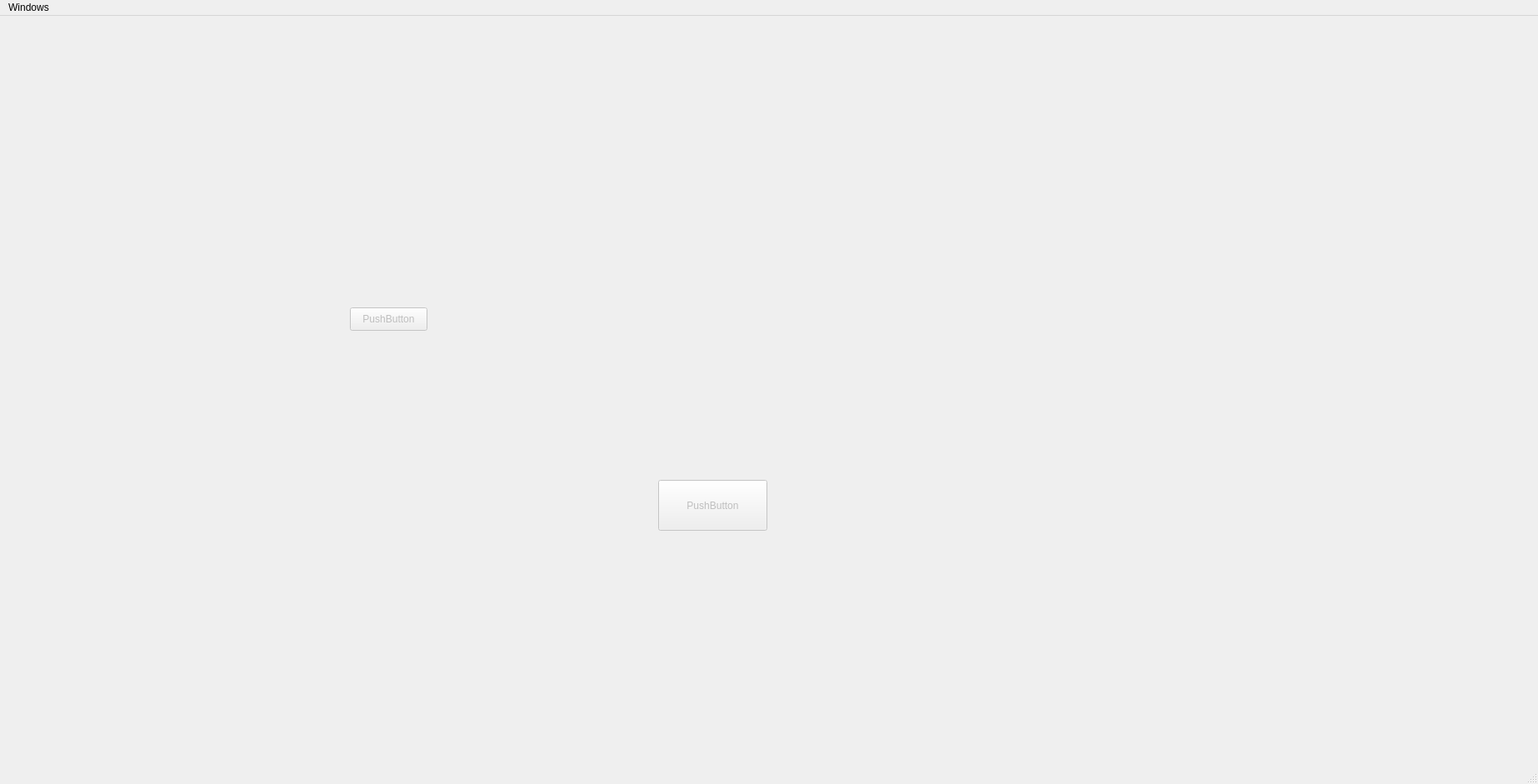
<?xml version="1.0" encoding="UTF-8"?>
<ui version="4.0">
 <class>MainWindow</class>
 <widget class="QMainWindow" name="MainWindow">
  <property name="geometry">
   <rect>
    <x>0</x>
    <y>0</y>
    <width>1846</width>
    <height>941</height>
   </rect>
  </property>
  <property name="windowTitle">
   <string>MainWindow</string>
  </property>
  <widget class="QWidget" name="centralwidget">
   <property name="enabled">
    <bool>false</bool>
   </property>
   <widget class="QPushButton" name="pushButton">
    <property name="geometry">
     <rect>
      <x>790</x>
      <y>557</y>
      <width>131</width>
      <height>61</height>
     </rect>
    </property>
    <property name="text">
     <string>PushButton</string>
    </property>
   </widget>
   <widget class="QPushButton" name="pushButton_2">
    <property name="enabled">
     <bool>false</bool>
    </property>
    <property name="geometry">
     <rect>
      <x>420</x>
      <y>350</y>
      <width>93</width>
      <height>28</height>
     </rect>
    </property>
    <property name="text">
     <string>PushButton</string>
    </property>
   </widget>
  </widget>
  <widget class="QMenuBar" name="menubar">
   <property name="geometry">
    <rect>
     <x>0</x>
     <y>0</y>
     <width>1846</width>
     <height>26</height>
    </rect>
   </property>
   <widget class="QMenu" name="menuWindows">
    <property name="title">
     <string>Windows</string>
    </property>
   </widget>
   <addaction name="menuWindows"/>
  </widget>
  <widget class="QStatusBar" name="statusbar"/>
 </widget>
 <resources/>
 <connections/>
</ui>
